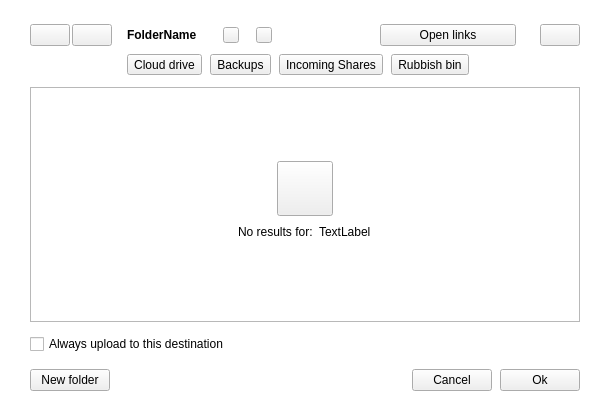
<?xml version="1.0" encoding="UTF-8"?>
<ui version="4.0">
 <class>NodeSelectorTreeViewWidget</class>
 <widget class="QWidget" name="NodeSelectorTreeViewWidget">
  <property name="geometry">
   <rect>
    <x>0</x>
    <y>0</y>
    <width>612</width>
    <height>414</height>
   </rect>
  </property>
  <property name="windowTitle">
   <string notr="true"/>
  </property>
  <property name="styleSheet">
   <string notr="true">/********** ACTION BUTTONS **********/
/*ColorTokenIcon;Button;bOpenLinks;normal;off;colorToken.button-outline*/
/*ColorTokenIcon;Button;bOpenLinks;disabled;off;colorToken.icon-disabled*/
/*ColorTokenIcon;Button;bSettings;normal;off;colorToken.button-outline*/
/*ColorTokenIcon;Button;bSettings;disabled;off;colorToken.icon-disabled*/
/********** ACTION BUTTONS **********/ 

/********** NAVIGATION BUTTONS **********/
/*ColorTokenIcon;Button;bForward;normal;off;colorToken.icon-secondary*/
/*ColorTokenIcon;Button;bForward;disabled;off;colorToken.icon-disabled*/
/*ColorTokenIcon;Button;bBack;normal;off;colorToken.icon-secondary*/
/*ColorTokenIcon;Button;bBack;disabled;off;colorToken.icon-disabled*/
/********** NAVIGATION BUTTONS **********/ 

#Container
{
background-color: #FFFFFF; /*colorToken.page-background*/
}

#searchEmptyInfoWidget
{
color:#3D3D3D;
font-size:16px;
font-weight: 700;
}

#leSearch
{
border-radius:6px;
border-width:1px 1px 1px 1px;
border-style:solid;
border-color:rgba(0,0,0,0.1);
min-height:32px;
}</string>
  </property>
  <layout class="QGridLayout" name="gridLayout_2">
   <property name="leftMargin">
    <number>0</number>
   </property>
   <property name="topMargin">
    <number>0</number>
   </property>
   <property name="rightMargin">
    <number>0</number>
   </property>
   <property name="bottomMargin">
    <number>0</number>
   </property>
   <item row="0" column="0">
    <widget class="QWidget" name="Container" native="true">
     <layout class="QVBoxLayout" name="verticalLayout_4">
      <property name="spacing">
       <number>12</number>
      </property>
      <property name="leftMargin">
       <number>30</number>
      </property>
      <property name="topMargin">
       <number>20</number>
      </property>
      <property name="rightMargin">
       <number>32</number>
      </property>
      <property name="bottomMargin">
       <number>23</number>
      </property>
      <item>
       <layout class="QHBoxLayout" name="horizontalLayout_3">
        <property name="topMargin">
         <number>0</number>
        </property>
       </layout>
      </item>
      <item>
       <layout class="QGridLayout" name="gridLayout">
        <property name="topMargin">
         <number>4</number>
        </property>
        <property name="bottomMargin">
         <number>0</number>
        </property>
        <property name="horizontalSpacing">
         <number>2</number>
        </property>
        <property name="verticalSpacing">
         <number>8</number>
        </property>
        <item row="0" column="10">
         <widget class="QLabel" name="lAccess">
          <property name="minimumSize">
           <size>
            <width>0</width>
            <height>0</height>
           </size>
          </property>
          <property name="maximumSize">
           <size>
            <width>16777215</width>
            <height>16777215</height>
           </size>
          </property>
          <property name="text">
           <string notr="true"/>
          </property>
         </widget>
        </item>
        <item row="0" column="5">
         <spacer name="syncSpacer">
          <property name="orientation">
           <enum>Qt::Horizontal</enum>
          </property>
          <property name="sizeType">
           <enum>QSizePolicy::Fixed</enum>
          </property>
          <property name="sizeHint" stdset="0">
           <size>
            <width>13</width>
            <height>20</height>
           </size>
          </property>
         </spacer>
        </item>
        <item row="0" column="4">
         <widget class="QLabel" name="searchingText">
          <property name="text">
           <string notr="true"/>
          </property>
         </widget>
        </item>
        <item row="0" column="2">
         <spacer name="horizontalSpacer_5">
          <property name="orientation">
           <enum>Qt::Horizontal</enum>
          </property>
          <property name="sizeType">
           <enum>QSizePolicy::Fixed</enum>
          </property>
          <property name="sizeHint" stdset="0">
           <size>
            <width>13</width>
            <height>20</height>
           </size>
          </property>
         </spacer>
        </item>
        <item row="0" column="3">
         <widget class="QLabel" name="lFolderName">
          <property name="font">
           <font>
            <bold>true</bold>
            <strikeout>false</strikeout>
            <kerning>false</kerning>
           </font>
          </property>
          <property name="text">
           <string notr="true">FolderName</string>
          </property>
          <property name="font-size" stdset="0">
           <string notr="true">body-2</string>
          </property>
          <property name="bold" stdset="0">
           <bool>true</bool>
          </property>
         </widget>
        </item>
        <item row="1" column="2">
         <spacer name="verticalSpacer_4">
          <property name="orientation">
           <enum>Qt::Vertical</enum>
          </property>
          <property name="sizeType">
           <enum>QSizePolicy::Fixed</enum>
          </property>
          <property name="sizeHint" stdset="0">
           <size>
            <width>0</width>
            <height>12</height>
           </size>
          </property>
         </spacer>
        </item>
        <item row="0" column="11">
         <spacer name="horizontalSpacer_4">
          <property name="orientation">
           <enum>Qt::Horizontal</enum>
          </property>
          <property name="sizeHint" stdset="0">
           <size>
            <width>40</width>
            <height>20</height>
           </size>
          </property>
         </spacer>
        </item>
        <item row="0" column="9">
         <spacer name="horizontalSpacer_2">
          <property name="orientation">
           <enum>Qt::Horizontal</enum>
          </property>
          <property name="sizeType">
           <enum>QSizePolicy::Fixed</enum>
          </property>
          <property name="sizeHint" stdset="0">
           <size>
            <width>13</width>
            <height>20</height>
           </size>
          </property>
         </spacer>
        </item>
        <item row="0" column="8">
         <widget class="QToolButton" name="lOwnerIcon">
          <property name="minimumSize">
           <size>
            <width>16</width>
            <height>16</height>
           </size>
          </property>
          <property name="maximumSize">
           <size>
            <width>16</width>
            <height>16</height>
           </size>
          </property>
          <property name="text">
           <string notr="true"/>
          </property>
          <property name="class" stdset="0">
           <string notr="true">icon-label</string>
          </property>
         </widget>
        </item>
        <item row="0" column="0">
         <widget class="QPushButton" name="bBack">
          <property name="sizePolicy">
           <sizepolicy hsizetype="Fixed" vsizetype="Fixed">
            <horstretch>0</horstretch>
            <verstretch>0</verstretch>
           </sizepolicy>
          </property>
          <property name="minimumSize">
           <size>
            <width>0</width>
            <height>0</height>
           </size>
          </property>
          <property name="maximumSize">
           <size>
            <width>16777215</width>
            <height>16777215</height>
           </size>
          </property>
          <property name="cursor">
           <cursorShape>PointingHandCursor</cursorShape>
          </property>
          <property name="text">
           <string/>
          </property>
          <property name="icon">
           <iconset resource="../../../gui/Resources_common.qrc">
            <normaloff>:/chevron-left_medium_thin_outline</normaloff>:/chevron-left_medium_thin_outline</iconset>
          </property>
          <property name="class" stdset="0">
           <string notr="true">icon-button</string>
          </property>
          <property name="dimension" stdset="0">
           <string notr="true">medium</string>
          </property>
          <property name="type" stdset="0">
           <string notr="true">ghost</string>
          </property>
         </widget>
        </item>
        <item row="0" column="7">
         <spacer name="avatarSpacer">
          <property name="orientation">
           <enum>Qt::Horizontal</enum>
          </property>
          <property name="sizeType">
           <enum>QSizePolicy::Fixed</enum>
          </property>
          <property name="sizeHint" stdset="0">
           <size>
            <width>13</width>
            <height>20</height>
           </size>
          </property>
         </spacer>
        </item>
        <item row="1" column="3" colspan="10" alignment="Qt::AlignLeft">
         <widget class="QWidget" name="searchButtonsWidget" native="true">
          <property name="minimumSize">
           <size>
            <width>0</width>
            <height>0</height>
           </size>
          </property>
          <property name="maximumSize">
           <size>
            <width>16777215</width>
            <height>24</height>
           </size>
          </property>
          <layout class="QHBoxLayout" name="horizontalLayout_2">
           <property name="spacing">
            <number>8</number>
           </property>
           <property name="leftMargin">
            <number>0</number>
           </property>
           <property name="topMargin">
            <number>0</number>
           </property>
           <property name="bottomMargin">
            <number>0</number>
           </property>
           <item>
            <widget class="QToolButton" name="cloudDriveSearch">
             <property name="cursor">
              <cursorShape>PointingHandCursor</cursorShape>
             </property>
             <property name="tabletTracking">
              <bool>false</bool>
             </property>
             <property name="autoFillBackground">
              <bool>false</bool>
             </property>
             <property name="text">
              <string>Cloud drive</string>
             </property>
             <property name="icon">
              <iconset resource="../../../gui/Resources_common.qrc">
               <normaloff>:/images/node_selector/search_filter/small_cloud_default.png</normaloff>:/images/node_selector/search_filter/small_cloud_default.png</iconset>
             </property>
             <property name="iconSize">
              <size>
               <width>16</width>
               <height>16</height>
              </size>
             </property>
             <property name="checkable">
              <bool>true</bool>
             </property>
             <property name="autoExclusive">
              <bool>false</bool>
             </property>
             <property name="toolButtonStyle">
              <enum>Qt::ToolButtonTextBesideIcon</enum>
             </property>
             <property name="default_icon" stdset="0">
              <string notr="true">qrc:/images/node_selector/search_filter/small_cloud_default.png</string>
             </property>
             <property name="not_change_text_color" stdset="0">
              <bool>true</bool>
             </property>
             <property name="icon_spacing" stdset="0">
              <UInt>6</UInt>
             </property>
             <property name="hover_selected" stdset="0">
              <bool>true</bool>
             </property>
             <attribute name="buttonGroup">
              <string notr="true">searchFilterButtonGroup</string>
             </attribute>
            </widget>
           </item>
           <item>
            <widget class="QToolButton" name="backupsSearch">
             <property name="cursor">
              <cursorShape>PointingHandCursor</cursorShape>
             </property>
             <property name="text">
              <string>Backups</string>
             </property>
             <property name="icon">
              <iconset resource="../../../gui/Resources_common.qrc">
               <normaloff>:/images/node_selector/search_filter/small_database_default.png</normaloff>:/images/node_selector/search_filter/small_database_default.png</iconset>
             </property>
             <property name="iconSize">
              <size>
               <width>16</width>
               <height>16</height>
              </size>
             </property>
             <property name="checkable">
              <bool>true</bool>
             </property>
             <property name="toolButtonStyle">
              <enum>Qt::ToolButtonTextBesideIcon</enum>
             </property>
             <property name="default_icon" stdset="0">
              <string notr="true">qrc:/images/node_selector/search_filter/small_database_default.png</string>
             </property>
             <property name="not_change_text_color" stdset="0">
              <bool>true</bool>
             </property>
             <property name="icon_spacing" stdset="0">
              <UInt>6</UInt>
             </property>
             <property name="hover_selected" stdset="0">
              <bool>true</bool>
             </property>
             <attribute name="buttonGroup">
              <string notr="true">searchFilterButtonGroup</string>
             </attribute>
            </widget>
           </item>
           <item>
            <widget class="QToolButton" name="incomingSharesSearch">
             <property name="cursor">
              <cursorShape>PointingHandCursor</cursorShape>
             </property>
             <property name="text">
              <string>Incoming Shares</string>
             </property>
             <property name="icon">
              <iconset resource="../../../gui/Resources_common.qrc">
               <normaloff>:/images/node_selector/search_filter/small_folder_default.png</normaloff>:/images/node_selector/search_filter/small_folder_default.png</iconset>
             </property>
             <property name="iconSize">
              <size>
               <width>16</width>
               <height>16</height>
              </size>
             </property>
             <property name="checkable">
              <bool>true</bool>
             </property>
             <property name="toolButtonStyle">
              <enum>Qt::ToolButtonTextBesideIcon</enum>
             </property>
             <property name="default_icon" stdset="0">
              <string notr="true">qrc:/images/node_selector/search_filter/small_folder_default.png</string>
             </property>
             <property name="not_change_text_color" stdset="0">
              <bool>true</bool>
             </property>
             <property name="icon_spacing" stdset="0">
              <UInt>6</UInt>
             </property>
             <property name="hover_selected" stdset="0">
              <bool>true</bool>
             </property>
             <attribute name="buttonGroup">
              <string notr="true">searchFilterButtonGroup</string>
             </attribute>
            </widget>
           </item>
           <item>
            <widget class="QToolButton" name="rubbishSearch">
             <property name="cursor">
              <cursorShape>PointingHandCursor</cursorShape>
             </property>
             <property name="text">
              <string>Rubbish bin</string>
             </property>
             <property name="icon">
              <iconset>
               <normalon>:/images/node_selector/search_filter/small_trash_default.png</normalon>
              </iconset>
             </property>
             <property name="checkable">
              <bool>true</bool>
             </property>
             <property name="toolButtonStyle">
              <enum>Qt::ToolButtonTextBesideIcon</enum>
             </property>
             <property name="default_icon" stdset="0">
              <string notr="true">qrc:/images/node_selector/search_filter/small_trash_default.png</string>
             </property>
             <property name="not_change_text_color" stdset="0">
              <bool>true</bool>
             </property>
             <property name="icon_spacing" stdset="0">
              <UInt>6</UInt>
             </property>
             <property name="hover_selected" stdset="0">
              <bool>true</bool>
             </property>
             <attribute name="buttonGroup">
              <string notr="true">searchFilterButtonGroup</string>
             </attribute>
            </widget>
           </item>
          </layout>
         </widget>
        </item>
        <item row="0" column="6">
         <widget class="QToolButton" name="lSyncIcon">
          <property name="minimumSize">
           <size>
            <width>16</width>
            <height>16</height>
           </size>
          </property>
          <property name="maximumSize">
           <size>
            <width>16</width>
            <height>16</height>
           </size>
          </property>
          <property name="text">
           <string notr="true"/>
          </property>
          <property name="class" stdset="0">
           <string notr="true">icon-label</string>
          </property>
         </widget>
        </item>
        <item row="0" column="1">
         <widget class="QPushButton" name="bForward">
          <property name="sizePolicy">
           <sizepolicy hsizetype="Fixed" vsizetype="Fixed">
            <horstretch>0</horstretch>
            <verstretch>0</verstretch>
           </sizepolicy>
          </property>
          <property name="maximumSize">
           <size>
            <width>16777215</width>
            <height>16777215</height>
           </size>
          </property>
          <property name="cursor">
           <cursorShape>PointingHandCursor</cursorShape>
          </property>
          <property name="text">
           <string/>
          </property>
          <property name="icon">
           <iconset resource="../../../gui/Resources_common.qrc">
            <normaloff>:/chevron-right_medium_thin_outline</normaloff>:/chevron-right_medium_thin_outline</iconset>
          </property>
          <property name="class" stdset="0">
           <string notr="true">icon-button</string>
          </property>
          <property name="dimension" stdset="0">
           <string notr="true">medium</string>
          </property>
          <property name="type" stdset="0">
           <string notr="true">ghost</string>
          </property>
         </widget>
        </item>
        <item row="0" column="12">
         <widget class="QWidget" name="buttonsContainer" native="true">
          <property name="minimumSize">
           <size>
            <width>200</width>
            <height>0</height>
           </size>
          </property>
          <layout class="QHBoxLayout" name="horizontalLayout_5">
           <property name="spacing">
            <number>24</number>
           </property>
           <property name="leftMargin">
            <number>0</number>
           </property>
           <property name="topMargin">
            <number>0</number>
           </property>
           <property name="rightMargin">
            <number>0</number>
           </property>
           <property name="bottomMargin">
            <number>0</number>
           </property>
           <item>
            <widget class="QPushButton" name="bOpenLinks">
             <property name="text">
              <string>Open links</string>
             </property>
             <property name="icon">
              <iconset resource="../../../gui/Resources_common.qrc">
               <normaloff>:/link-01_small_thin_outline</normaloff>:/link-01_small_thin_outline</iconset>
             </property>
             <property name="dimension" stdset="0">
              <string notr="true">small</string>
             </property>
             <property name="type" stdset="0">
              <string notr="true">ghost</string>
             </property>
            </widget>
           </item>
           <item>
            <widget class="QPushButton" name="bSettings">
             <property name="sizePolicy">
              <sizepolicy hsizetype="Fixed" vsizetype="Fixed">
               <horstretch>0</horstretch>
               <verstretch>0</verstretch>
              </sizepolicy>
             </property>
             <property name="text">
              <string notr="true"/>
             </property>
             <property name="icon">
              <iconset>
               <normaloff>:/gear-six_small_thin_outline</normaloff>:/gear-six_small_thin_outline</iconset>
             </property>
             <property name="class" stdset="0">
              <string notr="true">icon-button</string>
             </property>
             <property name="dimension" stdset="0">
              <string notr="true">small</string>
             </property>
            </widget>
           </item>
          </layout>
         </widget>
        </item>
       </layout>
      </item>
      <item>
       <widget class="QStackedWidget" name="stackedWidget">
        <property name="currentIndex">
         <number>1</number>
        </property>
        <widget class="QWidget" name="treeViewPage">
         <layout class="QVBoxLayout" name="verticalLayout_2">
          <property name="leftMargin">
           <number>0</number>
          </property>
          <property name="topMargin">
           <number>0</number>
          </property>
          <property name="rightMargin">
           <number>0</number>
          </property>
          <property name="bottomMargin">
           <number>0</number>
          </property>
          <item>
           <widget class="NodeSelectorTreeView" name="tMegaFolders">
            <property name="font">
             <font>
              <family>SF Pro Display</family>
              <bold>false</bold>
             </font>
            </property>
            <property name="focusPolicy">
             <enum>Qt::StrongFocus</enum>
            </property>
            <property name="frameShape">
             <enum>QFrame::StyledPanel</enum>
            </property>
            <property name="frameShadow">
             <enum>QFrame::Plain</enum>
            </property>
            <property name="alternatingRowColors">
             <bool>true</bool>
            </property>
            <property name="selectionMode">
             <enum>QAbstractItemView::SingleSelection</enum>
            </property>
            <property name="iconSize">
             <size>
              <width>22</width>
              <height>22</height>
             </size>
            </property>
            <property name="autoExpandDelay">
             <number>-1</number>
            </property>
            <property name="indentation">
             <number>18</number>
            </property>
            <property name="animated">
             <bool>true</bool>
            </property>
            <property name="allColumnsShowFocus">
             <bool>false</bool>
            </property>
            <property name="expandsOnDoubleClick">
             <bool>false</bool>
            </property>
            <attribute name="headerMinimumSectionSize">
             <number>35</number>
            </attribute>
            <attribute name="headerDefaultSectionSize">
             <number>35</number>
            </attribute>
           </widget>
          </item>
         </layout>
        </widget>
        <widget class="QWidget" name="emptyPage">
         <property name="acceptDrops">
          <bool>true</bool>
         </property>
         <layout class="QVBoxLayout" name="verticalLayout_3">
          <property name="leftMargin">
           <number>0</number>
          </property>
          <property name="topMargin">
           <number>0</number>
          </property>
          <property name="rightMargin">
           <number>0</number>
          </property>
          <property name="bottomMargin">
           <number>0</number>
          </property>
          <item>
           <widget class="QFrame" name="frame">
            <property name="frameShape">
             <enum>QFrame::StyledPanel</enum>
            </property>
            <property name="frameShadow">
             <enum>QFrame::Plain</enum>
            </property>
            <layout class="QVBoxLayout" name="verticalLayout">
             <property name="spacing">
              <number>0</number>
             </property>
             <item>
              <spacer name="verticalSpacer">
               <property name="orientation">
                <enum>Qt::Vertical</enum>
               </property>
               <property name="sizeHint" stdset="0">
                <size>
                 <width>20</width>
                 <height>40</height>
                </size>
               </property>
              </spacer>
             </item>
             <item alignment="Qt::AlignHCenter|Qt::AlignVCenter">
              <widget class="QToolButton" name="emptyIcon">
               <property name="text">
                <string notr="true"/>
               </property>
               <property name="icon">
                <iconset resource="../../../gui/Resources_common.qrc">
                 <normaloff>:/images/node_selector/view/cloud.png</normaloff>:/images/node_selector/view/cloud.png</iconset>
               </property>
               <property name="iconSize">
                <size>
                 <width>48</width>
                 <height>48</height>
                </size>
               </property>
              </widget>
             </item>
             <item alignment="Qt::AlignHCenter">
              <widget class="QWidget" name="searchEmptyInfoWidget" native="true">
               <property name="minimumSize">
                <size>
                 <width>0</width>
                 <height>0</height>
                </size>
               </property>
               <layout class="QHBoxLayout" name="horizontalLayout_4">
                <item alignment="Qt::AlignRight">
                 <widget class="QLabel" name="textLabel">
                  <property name="text">
                   <string>No results for:</string>
                  </property>
                 </widget>
                </item>
                <item alignment="Qt::AlignLeft">
                 <widget class="QLabel" name="searchNotFoundText">
                  <property name="text">
                   <string notr="true">TextLabel</string>
                  </property>
                 </widget>
                </item>
               </layout>
              </widget>
             </item>
             <item>
              <spacer name="verticalSpacer_2">
               <property name="orientation">
                <enum>Qt::Vertical</enum>
               </property>
               <property name="sizeHint" stdset="0">
                <size>
                 <width>20</width>
                 <height>40</height>
                </size>
               </property>
              </spacer>
             </item>
            </layout>
           </widget>
          </item>
         </layout>
        </widget>
       </widget>
      </item>
      <item>
       <widget class="QCheckBox" name="cbAlwaysUploadToLocation">
        <property name="text">
         <string>Always upload to this destination</string>
        </property>
       </widget>
      </item>
      <item>
       <widget class="QWidget" name="bLayout" native="true">
        <property name="maximumSize">
         <size>
          <width>16777215</width>
          <height>40</height>
         </size>
        </property>
        <layout class="QHBoxLayout" name="horizontalLayout">
         <property name="spacing">
          <number>8</number>
         </property>
         <property name="leftMargin">
          <number>0</number>
         </property>
         <property name="topMargin">
          <number>3</number>
         </property>
         <property name="rightMargin">
          <number>0</number>
         </property>
         <property name="bottomMargin">
          <number>0</number>
         </property>
         <item>
          <widget class="QPushButton" name="bNewFolder">
           <property name="cursor">
            <cursorShape>PointingHandCursor</cursorShape>
           </property>
           <property name="text">
            <string>New folder</string>
           </property>
           <property name="icon">
            <iconset resource="../../../gui/Resources_common.qrc">
             <normaloff>:/images/node_selector/plus.png</normaloff>:/images/node_selector/plus.png</iconset>
           </property>
           <property name="iconSize">
            <size>
             <width>16</width>
             <height>16</height>
            </size>
           </property>
           <property name="dimension" stdset="0">
            <string notr="true">small</string>
           </property>
           <property name="font-size" stdset="0">
            <string notr="true">body-2</string>
           </property>
          </widget>
         </item>
         <item>
          <spacer name="horizontalSpacer">
           <property name="orientation">
            <enum>Qt::Horizontal</enum>
           </property>
           <property name="sizeHint" stdset="0">
            <size>
             <width>40</width>
             <height>20</height>
            </size>
           </property>
          </spacer>
         </item>
         <item>
          <widget class="QWidget" name="customButtonsContainer" native="true">
           <property name="cursor">
            <cursorShape>PointingHandCursor</cursorShape>
           </property>
           <layout class="QHBoxLayout" name="customBottomButtonsLayout">
            <property name="spacing">
             <number>8</number>
            </property>
            <property name="leftMargin">
             <number>0</number>
            </property>
            <property name="topMargin">
             <number>0</number>
            </property>
            <property name="rightMargin">
             <number>0</number>
            </property>
            <property name="bottomMargin">
             <number>0</number>
            </property>
           </layout>
          </widget>
         </item>
         <item>
          <widget class="QPushButton" name="bCancel">
           <property name="cursor">
            <cursorShape>PointingHandCursor</cursorShape>
           </property>
           <property name="text">
            <string>Cancel</string>
           </property>
          </widget>
         </item>
         <item>
          <widget class="QPushButton" name="bOk">
           <property name="cursor">
            <cursorShape>PointingHandCursor</cursorShape>
           </property>
           <property name="text">
            <string>Ok</string>
           </property>
          </widget>
         </item>
        </layout>
       </widget>
      </item>
     </layout>
    </widget>
   </item>
  </layout>
 </widget>
 <customwidgets>
  <customwidget>
   <class>NodeSelectorTreeView</class>
   <extends>QTreeView</extends>
   <header>node_selector/gui/NodeSelectorTreeView.h</header>
  </customwidget>
 </customwidgets>
 <resources>
  <include location="../../../gui/Resources_common.qrc"/>
 </resources>
 <connections/>
 <buttongroups>
  <buttongroup name="searchFilterButtonGroup"/>
 </buttongroups>
</ui>
